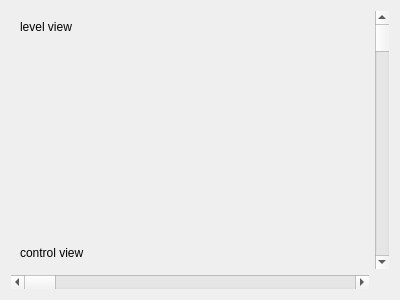
<?xml version="1.0" encoding="UTF-8"?>
<ui version="4.0">
 <class>LevelViewWidget</class>
 <widget class="QWidget" name="LevelViewWidget">
  <property name="geometry">
   <rect>
    <x>0</x>
    <y>0</y>
    <width>400</width>
    <height>300</height>
   </rect>
  </property>
  <property name="windowTitle">
   <string>Form</string>
  </property>
  <layout class="QGridLayout" name="gridLayout">
   <item row="0" column="0">
    <widget class="QWidget" name="widget" native="true">
     <layout class="QVBoxLayout" name="verticalLayout">
      <item>
       <widget class="InputQLabel" name="levelViewLabel">
        <property name="sizePolicy">
         <sizepolicy hsizetype="Ignored" vsizetype="Ignored">
          <horstretch>0</horstretch>
          <verstretch>0</verstretch>
         </sizepolicy>
        </property>
        <property name="mouseTracking">
         <bool>true</bool>
        </property>
        <property name="text">
         <string>level view</string>
        </property>
        <property name="alignment">
         <set>Qt::AlignLeading|Qt::AlignLeft|Qt::AlignTop</set>
        </property>
       </widget>
      </item>
      <item>
       <widget class="InputQLabel" name="controlViewLabel">
        <property name="sizePolicy">
         <sizepolicy hsizetype="Ignored" vsizetype="Maximum">
          <horstretch>0</horstretch>
          <verstretch>0</verstretch>
         </sizepolicy>
        </property>
        <property name="mouseTracking">
         <bool>true</bool>
        </property>
        <property name="text">
         <string>control view</string>
        </property>
        <property name="alignment">
         <set>Qt::AlignLeading|Qt::AlignLeft|Qt::AlignTop</set>
        </property>
       </widget>
      </item>
     </layout>
    </widget>
   </item>
   <item row="0" column="1">
    <widget class="QScrollBar" name="verticalScrollBar">
     <property name="orientation">
      <enum>Qt::Vertical</enum>
     </property>
    </widget>
   </item>
   <item row="1" column="0">
    <widget class="QScrollBar" name="horizontalScrollBar">
     <property name="orientation">
      <enum>Qt::Horizontal</enum>
     </property>
    </widget>
   </item>
  </layout>
 </widget>
 <customwidgets>
  <customwidget>
   <class>InputQLabel</class>
   <extends>QLabel</extends>
   <header>inputqlabel.h</header>
  </customwidget>
 </customwidgets>
 <resources/>
 <connections/>
</ui>
